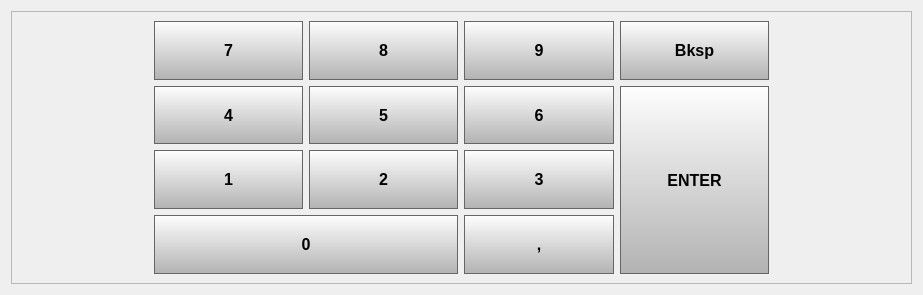
<?xml version="1.0" encoding="UTF-8"?>
<ui version="4.0">
 <class>Form</class>
 <widget class="QWidget" name="Form">
  <property name="geometry">
   <rect>
    <x>0</x>
    <y>0</y>
    <width>923</width>
    <height>295</height>
   </rect>
  </property>
  <property name="windowTitle">
   <string>Form</string>
  </property>
  <layout class="QGridLayout" name="gridLayout">
   <item row="0" column="0">
    <widget class="QFrame" name="frMainFrame">
     <property name="styleSheet">
      <string notr="true">QPushButton 
{
background-color: qlineargradient(spread:reflect, x1:0, y1:0, x2:0, y2:1, stop:0 #fefefe, stop:1 #b2b2b2);
border: 1px solid #666666;
}

QPushButton:disabled
{
background-color: qlineargradient(spread:reflect, x1:0, y1:0, x2:0, y2:1, stop:0 #dcdcdc, stop:1 #cccccc);
color: #b2b2b2;
border-color: #b2b2b2;
}

QPushButton::pressed
{
background-color: qlineargradient(spread:reflect, x1:0, y1:0, x2:0, y2:1, stop:0 #ffffff, stop:1 #cccccc);
color: #888888;
}

QPushButton 
{
font-weight: bold;
font-size:12pt;
}

#btnNumpad1,#btnNumpad2,#btnNumpad3,#btnNumpad4,
#btnNumpad5,#btnNumpad6,#btnNumpad7,#btnNumpad8,#btnNumpad9,
#btnNumpadComma,#btnBackspace
{
	width: 150px; 
	height: 60px;
}

#btnNumpad0
{
	height: 60px;
}

#btnENTER
{
	width: 150px;
	height: 200px; 
}</string>
     </property>
     <property name="frameShape">
      <enum>QFrame::StyledPanel</enum>
     </property>
     <property name="frameShadow">
      <enum>QFrame::Raised</enum>
     </property>
     <layout class="QHBoxLayout" name="horizontalLayout">
      <item>
       <spacer name="horizontalSpacer">
        <property name="orientation">
         <enum>Qt::Horizontal</enum>
        </property>
        <property name="sizeType">
         <enum>QSizePolicy::Preferred</enum>
        </property>
        <property name="sizeHint" stdset="0">
         <size>
          <width>144</width>
          <height>20</height>
         </size>
        </property>
       </spacer>
      </item>
      <item>
       <layout class="QGridLayout" name="gridLayout_2">
        <item row="0" column="0">
         <widget class="QPushButton" name="btnNumpad7">
          <property name="sizePolicy">
           <sizepolicy hsizetype="Expanding" vsizetype="Fixed">
            <horstretch>0</horstretch>
            <verstretch>0</verstretch>
           </sizepolicy>
          </property>
          <property name="minimumSize">
           <size>
            <width>50</width>
            <height>50</height>
           </size>
          </property>
          <property name="focusPolicy">
           <enum>Qt::NoFocus</enum>
          </property>
          <property name="text">
           <string>7</string>
          </property>
         </widget>
        </item>
        <item row="0" column="1">
         <widget class="QPushButton" name="btnNumpad8">
          <property name="sizePolicy">
           <sizepolicy hsizetype="Expanding" vsizetype="Fixed">
            <horstretch>0</horstretch>
            <verstretch>0</verstretch>
           </sizepolicy>
          </property>
          <property name="minimumSize">
           <size>
            <width>50</width>
            <height>50</height>
           </size>
          </property>
          <property name="focusPolicy">
           <enum>Qt::NoFocus</enum>
          </property>
          <property name="text">
           <string>8</string>
          </property>
         </widget>
        </item>
        <item row="0" column="2">
         <widget class="QPushButton" name="btnNumpad9">
          <property name="sizePolicy">
           <sizepolicy hsizetype="Expanding" vsizetype="Fixed">
            <horstretch>0</horstretch>
            <verstretch>0</verstretch>
           </sizepolicy>
          </property>
          <property name="minimumSize">
           <size>
            <width>50</width>
            <height>50</height>
           </size>
          </property>
          <property name="focusPolicy">
           <enum>Qt::NoFocus</enum>
          </property>
          <property name="text">
           <string>9</string>
          </property>
         </widget>
        </item>
        <item row="0" column="3">
         <widget class="QPushButton" name="btnBackspace">
          <property name="sizePolicy">
           <sizepolicy hsizetype="Expanding" vsizetype="Fixed">
            <horstretch>0</horstretch>
            <verstretch>0</verstretch>
           </sizepolicy>
          </property>
          <property name="minimumSize">
           <size>
            <width>50</width>
            <height>50</height>
           </size>
          </property>
          <property name="focusPolicy">
           <enum>Qt::NoFocus</enum>
          </property>
          <property name="text">
           <string>Bksp</string>
          </property>
         </widget>
        </item>
        <item row="1" column="0">
         <widget class="QPushButton" name="btnNumpad4">
          <property name="sizePolicy">
           <sizepolicy hsizetype="Expanding" vsizetype="Fixed">
            <horstretch>0</horstretch>
            <verstretch>0</verstretch>
           </sizepolicy>
          </property>
          <property name="minimumSize">
           <size>
            <width>50</width>
            <height>50</height>
           </size>
          </property>
          <property name="focusPolicy">
           <enum>Qt::NoFocus</enum>
          </property>
          <property name="text">
           <string>4</string>
          </property>
         </widget>
        </item>
        <item row="1" column="1">
         <widget class="QPushButton" name="btnNumpad5">
          <property name="sizePolicy">
           <sizepolicy hsizetype="Expanding" vsizetype="Fixed">
            <horstretch>0</horstretch>
            <verstretch>0</verstretch>
           </sizepolicy>
          </property>
          <property name="minimumSize">
           <size>
            <width>50</width>
            <height>50</height>
           </size>
          </property>
          <property name="focusPolicy">
           <enum>Qt::NoFocus</enum>
          </property>
          <property name="text">
           <string>5</string>
          </property>
         </widget>
        </item>
        <item row="1" column="2">
         <widget class="QPushButton" name="btnNumpad6">
          <property name="sizePolicy">
           <sizepolicy hsizetype="Expanding" vsizetype="Fixed">
            <horstretch>0</horstretch>
            <verstretch>0</verstretch>
           </sizepolicy>
          </property>
          <property name="minimumSize">
           <size>
            <width>50</width>
            <height>50</height>
           </size>
          </property>
          <property name="focusPolicy">
           <enum>Qt::NoFocus</enum>
          </property>
          <property name="text">
           <string>6</string>
          </property>
         </widget>
        </item>
        <item row="1" column="3" rowspan="3">
         <widget class="QPushButton" name="btnENTER">
          <property name="sizePolicy">
           <sizepolicy hsizetype="Expanding" vsizetype="Fixed">
            <horstretch>0</horstretch>
            <verstretch>0</verstretch>
           </sizepolicy>
          </property>
          <property name="minimumSize">
           <size>
            <width>50</width>
            <height>164</height>
           </size>
          </property>
          <property name="focusPolicy">
           <enum>Qt::NoFocus</enum>
          </property>
          <property name="text">
           <string>ENTER</string>
          </property>
         </widget>
        </item>
        <item row="2" column="0">
         <widget class="QPushButton" name="btnNumpad1">
          <property name="sizePolicy">
           <sizepolicy hsizetype="Expanding" vsizetype="Fixed">
            <horstretch>0</horstretch>
            <verstretch>0</verstretch>
           </sizepolicy>
          </property>
          <property name="minimumSize">
           <size>
            <width>50</width>
            <height>50</height>
           </size>
          </property>
          <property name="focusPolicy">
           <enum>Qt::NoFocus</enum>
          </property>
          <property name="text">
           <string>1</string>
          </property>
         </widget>
        </item>
        <item row="2" column="1">
         <widget class="QPushButton" name="btnNumpad2">
          <property name="sizePolicy">
           <sizepolicy hsizetype="Expanding" vsizetype="Fixed">
            <horstretch>0</horstretch>
            <verstretch>0</verstretch>
           </sizepolicy>
          </property>
          <property name="minimumSize">
           <size>
            <width>50</width>
            <height>50</height>
           </size>
          </property>
          <property name="focusPolicy">
           <enum>Qt::NoFocus</enum>
          </property>
          <property name="text">
           <string>2</string>
          </property>
         </widget>
        </item>
        <item row="2" column="2">
         <widget class="QPushButton" name="btnNumpad3">
          <property name="sizePolicy">
           <sizepolicy hsizetype="Expanding" vsizetype="Fixed">
            <horstretch>0</horstretch>
            <verstretch>0</verstretch>
           </sizepolicy>
          </property>
          <property name="minimumSize">
           <size>
            <width>50</width>
            <height>50</height>
           </size>
          </property>
          <property name="focusPolicy">
           <enum>Qt::NoFocus</enum>
          </property>
          <property name="text">
           <string>3</string>
          </property>
         </widget>
        </item>
        <item row="3" column="0" colspan="2">
         <widget class="QPushButton" name="btnNumpad0">
          <property name="sizePolicy">
           <sizepolicy hsizetype="Expanding" vsizetype="Fixed">
            <horstretch>0</horstretch>
            <verstretch>0</verstretch>
           </sizepolicy>
          </property>
          <property name="minimumSize">
           <size>
            <width>106</width>
            <height>50</height>
           </size>
          </property>
          <property name="focusPolicy">
           <enum>Qt::NoFocus</enum>
          </property>
          <property name="text">
           <string>0</string>
          </property>
         </widget>
        </item>
        <item row="3" column="2">
         <widget class="QPushButton" name="btnNumpadComma">
          <property name="sizePolicy">
           <sizepolicy hsizetype="Expanding" vsizetype="Fixed">
            <horstretch>0</horstretch>
            <verstretch>0</verstretch>
           </sizepolicy>
          </property>
          <property name="minimumSize">
           <size>
            <width>50</width>
            <height>50</height>
           </size>
          </property>
          <property name="focusPolicy">
           <enum>Qt::NoFocus</enum>
          </property>
          <property name="text">
           <string>,</string>
          </property>
         </widget>
        </item>
       </layout>
      </item>
      <item>
       <spacer name="horizontalSpacer_2">
        <property name="orientation">
         <enum>Qt::Horizontal</enum>
        </property>
        <property name="sizeType">
         <enum>QSizePolicy::Preferred</enum>
        </property>
        <property name="sizeHint" stdset="0">
         <size>
          <width>144</width>
          <height>20</height>
         </size>
        </property>
       </spacer>
      </item>
     </layout>
    </widget>
   </item>
  </layout>
 </widget>
 <resources/>
 <connections/>
</ui>
